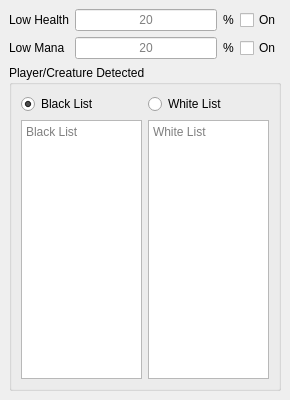
<?xml version="1.0" encoding="UTF-8"?>
<ui version="4.0">
 <class>Alarms_View</class>
 <widget class="QMainWindow" name="Alarms_View">
  <property name="geometry">
   <rect>
    <x>0</x>
    <y>0</y>
    <width>290</width>
    <height>400</height>
   </rect>
  </property>
  <property name="minimumSize">
   <size>
    <width>290</width>
    <height>400</height>
   </size>
  </property>
  <property name="maximumSize">
   <size>
    <width>290</width>
    <height>400</height>
   </size>
  </property>
  <property name="windowTitle">
   <string>Alarms</string>
  </property>
  <widget class="QWidget" name="centralwidget">
   <layout class="QGridLayout" name="gridLayout_3">
    <item row="1" column="0">
     <layout class="QHBoxLayout" name="horizontalLayout_2">
      <item>
       <widget class="QLabel" name="label_3">
        <property name="minimumSize">
         <size>
          <width>60</width>
          <height>0</height>
         </size>
        </property>
        <property name="text">
         <string>Low Mana</string>
        </property>
       </widget>
      </item>
      <item>
       <widget class="QLineEdit" name="lowMana_lineEdit">
        <property name="alignment">
         <set>Qt::AlignmentFlag::AlignCenter</set>
        </property>
        <property name="placeholderText">
         <string>20</string>
        </property>
       </widget>
      </item>
      <item>
       <widget class="QLabel" name="label_4">
        <property name="text">
         <string>%</string>
        </property>
       </widget>
      </item>
      <item>
       <widget class="QCheckBox" name="lowMana_checkBox">
        <property name="text">
         <string>On</string>
        </property>
       </widget>
      </item>
     </layout>
    </item>
    <item row="0" column="0">
     <layout class="QHBoxLayout" name="horizontalLayout">
      <item>
       <widget class="QLabel" name="label">
        <property name="minimumSize">
         <size>
          <width>60</width>
          <height>0</height>
         </size>
        </property>
        <property name="text">
         <string>Low Health</string>
        </property>
       </widget>
      </item>
      <item>
       <widget class="QLineEdit" name="lowHealth_lineEdit">
        <property name="alignment">
         <set>Qt::AlignmentFlag::AlignCenter</set>
        </property>
        <property name="placeholderText">
         <string>20</string>
        </property>
       </widget>
      </item>
      <item>
       <widget class="QLabel" name="label_2">
        <property name="text">
         <string>%</string>
        </property>
       </widget>
      </item>
      <item>
       <widget class="QCheckBox" name="lowHealth_checkBox">
        <property name="text">
         <string>On</string>
        </property>
       </widget>
      </item>
     </layout>
    </item>
    <item row="2" column="0">
     <widget class="QGroupBox" name="groupBox">
      <property name="title">
       <string>Player/Creature Detected</string>
      </property>
      <layout class="QGridLayout" name="gridLayout">
       <item row="0" column="0">
        <layout class="QHBoxLayout" name="horizontalLayout_3">
         <item>
          <widget class="QRadioButton" name="playerBlackList_radioButton">
           <property name="text">
            <string>Black List</string>
           </property>
           <property name="checked">
            <bool>true</bool>
           </property>
          </widget>
         </item>
         <item>
          <widget class="QRadioButton" name="playerWhite_List_radioButton">
           <property name="text">
            <string>White List</string>
           </property>
          </widget>
         </item>
        </layout>
       </item>
       <item row="1" column="0">
        <layout class="QHBoxLayout" name="horizontalLayout_4">
         <item>
          <widget class="QTextEdit" name="playerBlackList_textEdit">
           <property name="placeholderText">
            <string>Black List</string>
           </property>
          </widget>
         </item>
         <item>
          <widget class="QTextEdit" name="playerWhiteList_textEdit">
           <property name="placeholderText">
            <string>White List</string>
           </property>
          </widget>
         </item>
        </layout>
       </item>
      </layout>
     </widget>
    </item>
   </layout>
  </widget>
 </widget>
 <resources/>
 <connections/>
</ui>
